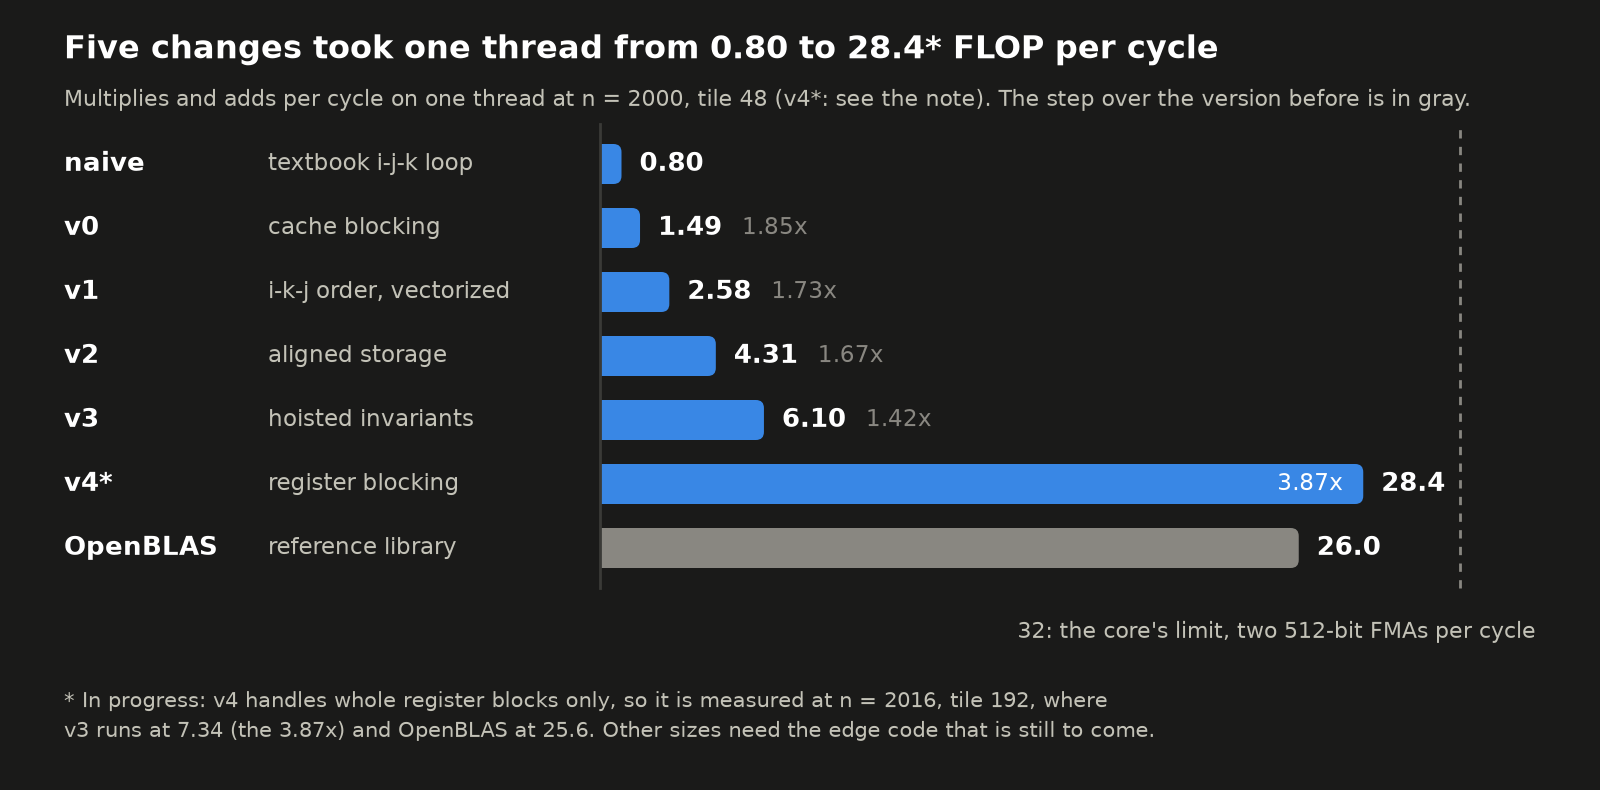

Here is the Python script that generated this plot:
#!/usr/bin/env python3
"""Draws the chart at the top of README.md: FLOP per cycle of every version on one thread, with
OpenBLAS and the core's limit for scale.

    python3 docs/progress.py      # writes progress.png next to this file

The values are the medians of `FLOP/cycle` at n = 2000, tile 48, in bench/results/v0.json to
v3.json (naive and OpenBLAS read the same in all four). When a version lands, add its row to ROWS
and update TITLE.

v4* is the exception while v4 is in progress: its kernel only handles whole register blocks, so
its value and its step over v3 come from `make v4-fullblock` at n = 2016, tile 192, and FOOTNOTE
says so. When v4 handles edges, replace that row with the suite's number and set FOOTNOTE to None.
"""

from pathlib import Path

import matplotlib

matplotlib.use("Agg")
import matplotlib.pyplot as plt  # noqa: E402
from matplotlib.patches import FancyBboxPatch, Rectangle  # noqa: E402

OUT = Path(__file__).resolve().parent
# The palette of bench/plot.py's dark charts. Blue is this project's code; the reference library
# is a neutral gray, so it reads as context.
COLORS = {
    "surface": "#1a1a19", "ink": "#ffffff", "ink2": "#c3c2b7", "muted": "#898781", "edge": "#3a3a37",
    "ours": "#3987e5", "reference": "#898781",
}
PEAK = 32.0                           # FLOP/cycle: two 512-bit FMAs per cycle, 8 doubles each
TITLE = "Five changes took one thread from 0.80 to 28.4* FLOP per cycle"
SUBTITLE = ("Multiplies and adds per cycle on one thread at n = 2000, tile 48 (v4*: see the note). "
            "The step over the version before is in gray.")
# (name, what changed, FLOP/cycle, step over the row above measured in the same run, kind)
ROWS = [
    ("naive", "textbook i-j-k loop", 0.80, None, "ours"),
    ("v0", "cache blocking", 1.49, 1.85, "ours"),
    ("v1", "i-k-j order, vectorized", 2.58, 1.73, "ours"),
    ("v2", "aligned storage", 4.31, 1.67, "ours"),
    ("v3", "hoisted invariants", 6.10, 1.42, "ours"),
    ("v4*", "register blocking", 28.4, 3.87, "ours"),
    ("OpenBLAS", "reference library", 26.0, None, "reference"),
]
# Printed under the chart, or None. Numbers are from one run of `make v4-fullblock`.
FOOTNOTE = ("* In progress: v4 handles whole register blocks only, so it is measured at n = 2016, tile 192, where\n"
            "v3 runs at 7.34 (the 3.87x) and OpenBLAS at 25.6. Other sizes need the edge code that is still to come.")

WIDTH, HEIGHT, DPI = 8.0, 3.95, 200   # inches; the PNG is 1600 x 790 pixels
LEFT = 0.32                           # left margin, inches
NAME_X = LEFT                         # version names
WHAT_X = 1.34                         # what changed
BAR_X = 3.0                           # where the bars start, inches
SCALE = (7.3 - BAR_X) / PEAK          # inches per FLOP/cycle: the limit lands at x = 7.3
BAR_H = 0.2                           # bar thickness, inches
RADIUS = 0.04                         # rounding of a bar's far end, inches
TOP_Y, PITCH = 3.13, 0.32             # centre of the first bar, and the distance between bars


def bar(ax, y, value, color):
    """One bar from the baseline: square at the baseline, rounded at the far end."""
    width = value * SCALE
    radius = min(RADIUS, width / 2)
    ax.add_patch(FancyBboxPatch((BAR_X, y - BAR_H / 2), width, BAR_H,
                                boxstyle=f"round,pad=0,rounding_size={radius}", facecolor=color, linewidth=0))
    ax.add_patch(Rectangle((BAR_X, y - BAR_H / 2), width - radius, BAR_H, facecolor=color, linewidth=0))
    return BAR_X + width


def main():
    fig = plt.figure(figsize=(WIDTH, HEIGHT), dpi=DPI, facecolor=COLORS["surface"])
    ax = fig.add_axes([0, 0, 1, 1])
    ax.set_xlim(0, WIDTH)
    ax.set_ylim(0, HEIGHT)
    ax.axis("off")

    ax.text(LEFT, HEIGHT - 0.25, TITLE, fontsize=11.5, fontweight="bold", color=COLORS["ink"], va="center")
    ax.text(LEFT, HEIGHT - 0.5, SUBTITLE, fontsize=7.8, color=COLORS["ink2"], va="center")

    bottom_y = TOP_Y - PITCH * (len(ROWS) - 1)
    # The core's limit: a dashed line down the right, labelled above the bars.
    peak_x = BAR_X + PEAK * SCALE
    ax.plot([peak_x, peak_x], [bottom_y - 0.2, TOP_Y + 0.2], color=COLORS["muted"], linewidth=1,
            linestyle=(0, (3, 3)))
    ax.text(WIDTH - LEFT, bottom_y - 0.42, "32: the core's limit, two 512-bit FMAs per cycle", ha="right",
            va="center", fontsize=7.8, color=COLORS["ink2"])
    if FOOTNOTE:
        ax.text(LEFT, bottom_y - 0.84, FOOTNOTE, ha="left", va="center", fontsize=7.4, color=COLORS["ink2"],
                linespacing=1.45)
    # The baseline the bars grow from.
    ax.plot([BAR_X, BAR_X], [bottom_y - 0.2, TOP_Y + 0.2], color=COLORS["edge"], linewidth=1)

    for row, (name, what, value, step, kind) in enumerate(ROWS):
        y = TOP_Y - PITCH * row
        ax.text(NAME_X, y, name, ha="left", va="center", fontsize=9.5, fontweight="bold", color=COLORS["ink"])
        ax.text(WHAT_X, y, what, ha="left", va="center", fontsize=8.4, color=COLORS["ink2"])
        tip = bar(ax, y, value, COLORS[kind])
        label = ax.text(tip + 0.09, y, f"{value:.2f}" if value < 10 else f"{value:.1f}", ha="left",
                        va="center", fontsize=9.5, fontweight="bold", color=COLORS["ink"])
        if step is not None:
            width = label.get_window_extent(renderer=fig.canvas.get_renderer()).width / fig.dpi
            step_x = tip + 0.09 + width + 0.1
            if step_x + 0.4 < peak_x:
                ax.text(step_x, y, f"{step:.2f}x", ha="left", va="center", fontsize=8.4, color=COLORS["muted"])
            else:
                # No room before the limit line: put the step inside the end of the bar.
                ax.text(tip - 0.1, y, f"{step:.2f}x", ha="right", va="center", fontsize=8.4, color=COLORS["ink"])

    fig.savefig(OUT / "progress.png", facecolor=COLORS["surface"])
    plt.close(fig)
    print(f"wrote {OUT / 'progress.png'}")


if __name__ == "__main__":
    main()
